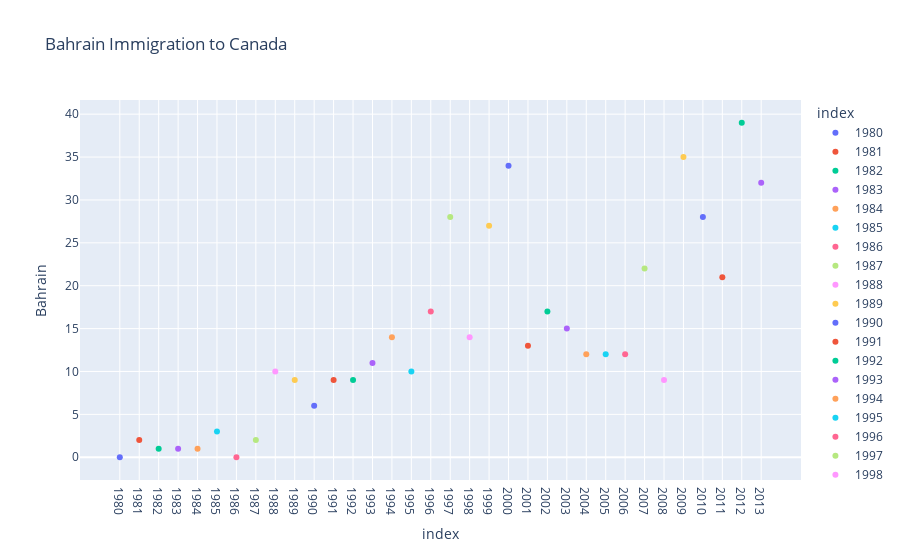

Here is the notebook cell this chart was saved with:
### Code cell
BahrainData=df.loc['Bahrain',years].reset_index()
px.scatter(BahrainData, x='index', y='Bahrain',title='Bahrain Immigration to Canada',color='index')

### Figure 1 — Plotly figure (JSON) as saved in the notebook; plotly's stock layout.template omitted (floating-point values rounded to 4 significant figures)
{"data": [{"hovertemplate": "index=%{x}<br>Bahrain=%{y}<extra></extra>", "legendgroup": "1980", "marker": {"color": "#636efa", "symbol": "circle"}, "mode": "markers", "name": "1980", "orientation": "v", "showlegend": true, "type": "scatter", "x": ["1980"], "xaxis": "x", "y": [0], "yaxis": "y"}, {"hovertemplate": "index=%{x}<br>Bahrain=%{y}<extra></extra>", "legendgroup": "1981", "marker": {"color": "#EF553B", "symbol": "circle"}, "mode": "markers", "name": "1981", "orientation": "v", "showlegend": true, "type": "scatter", "x": ["1981"], "xaxis": "x", "y": [2], "yaxis": "y"}, {"hovertemplate": "index=%{x}<br>Bahrain=%{y}<extra></extra>", "legendgroup": "1982", "marker": {"color": "#00cc96", "symbol": "circle"}, "mode": "markers", "name": "1982", "orientation": "v", "showlegend": true, "type": "scatter", "x": ["1982"], "xaxis": "x", "y": [1], "yaxis": "y"}, {"hovertemplate": "index=%{x}<br>Bahrain=%{y}<extra></extra>", "legendgroup": "1983", "marker": {"color": "#ab63fa", "symbol": "circle"}, "mode": "markers", "name": "1983", "orientation": "v", "showlegend": true, "type": "scatter", "x": ["1983"], "xaxis": "x", "y": [1], "yaxis": "y"}, {"hovertemplate": "index=%{x}<br>Bahrain=%{y}<extra></extra>", "legendgroup": "1984", "marker": {"color": "#FFA15A", "symbol": "circle"}, "mode": "markers", "name": "1984", "orientation": "v", "showlegend": true, "type": "scatter", "x": ["1984"], "xaxis": "x", "y": [1], "yaxis": "y"}, {"hovertemplate": "index=%{x}<br>Bahrain=%{y}<extra></extra>", "legendgroup": "1985", "marker": {"color": "#19d3f3", "symbol": "circle"}, "mode": "markers", "name": "1985", "orientation": "v", "showlegend": true, "type": "scatter", "x": ["1985"], "xaxis": "x", "y": [3], "yaxis": "y"}, {"hovertemplate": "index=%{x}<br>Bahrain=%{y}<extra></extra>", "legendgroup": "1986", "marker": {"color": "#FF6692", "symbol": "circle"}, "mode": "markers", "name": "1986", "orientation": "v", "showlegend": true, "type": "scatter", "x": ["1986"], "xaxis": "x", "y": [0], "yaxis": "y"}, {"hovertemplate": "index=%{x}<br>Bahrain=%{y}<extra></extra>", "legendgroup": "1987", "marker": {"color": "#B6E880", "symbol": "circle"}, "mode": "markers", "name": "1987", "orientation": "v", "showlegend": true, "type": "scatter", "x": ["1987"], "xaxis": "x", "y": [2], "yaxis": "y"}, {"hovertemplate": "index=%{x}<br>Bahrain=%{y}<extra></extra>", "legendgroup": "1988", "marker": {"color": "#FF97FF", "symbol": "circle"}, "mode": "markers", "name": "1988", "orientation": "v", "showlegend": true, "type": "scatter", "x": ["1988"], "xaxis": "x", "y": [10], "yaxis": "y"}, {"hovertemplate": "index=%{x}<br>Bahrain=%{y}<extra></extra>", "legendgroup": "1989", "marker": {"color": "#FECB52", "symbol": "circle"}, "mode": "markers", "name": "1989", "orientation": "v", "showlegend": true, "type": "scatter", "x": ["1989"], "xaxis": "x", "y": [9], "yaxis": "y"}, {"hovertemplate": "index=%{x}<br>Bahrain=%{y}<extra></extra>", "legendgroup": "1990", "marker": {"color": "#636efa", "symbol": "circle"}, "mode": "markers", "name": "1990", "orientation": "v", "showlegend": true, "type": "scatter", "x": ["1990"], "xaxis": "x", "y": [6], "yaxis": "y"}, {"hovertemplate": "index=%{x}<br>Bahrain=%{y}<extra></extra>", "legendgroup": "1991", "marker": {"color": "#EF553B", "symbol": "circle"}, "mode": "markers", "name": "1991", "orientation": "v", "showlegend": true, "type": "scatter", "x": ["1991"], "xaxis": "x", "y": [9], "yaxis": "y"}, {"hovertemplate": "index=%{x}<br>Bahrain=%{y}<extra></extra>", "legendgroup": "1992", "marker": {"color": "#00cc96", "symbol": "circle"}, "mode": "markers", "name": "1992", "orientation": "v", "showlegend": true, "type": "scatter", "x": ["1992"], "xaxis": "x", "y": [9], "yaxis": "y"}, {"hovertemplate": "index=%{x}<br>Bahrain=%{y}<extra></extra>", "legendgroup": "1993", "marker": {"color": "#ab63fa", "symbol": "circle"}, "mode": "markers", "name": "1993", "orientation": "v", "showlegend": true, "type": "scatter", "x": ["1993"], "xaxis": "x", "y": [11], "yaxis": "y"}, {"hovertemplate": "index=%{x}<br>Bahrain=%{y}<extra></extra>", "legendgroup": "1994", "marker": {"color": "#FFA15A", "symbol": "circle"}, "mode": "markers", "name": "1994", "orientation": "v", "showlegend": true, "type": "scatter", "x": ["1994"], "xaxis": "x", "y": [14], "yaxis": "y"}, {"hovertemplate": "index=%{x}<br>Bahrain=%{y}<extra></extra>", "legendgroup": "1995", "marker": {"color": "#19d3f3", "symbol": "circle"}, "mode": "markers", "name": "1995", "orientation": "v", "showlegend": true, "type": "scatter", "x": ["1995"], "xaxis": "x", "y": [10], "yaxis": "y"}, {"hovertemplate": "index=%{x}<br>Bahrain=%{y}<extra></extra>", "legendgroup": "1996", "marker": {"color": "#FF6692", "symbol": "circle"}, "mode": "markers", "name": "1996", "orientation": "v", "showlegend": true, "type": "scatter", "x": ["1996"], "xaxis": "x", "y": [17], "yaxis": "y"}, {"hovertemplate": "index=%{x}<br>Bahrain=%{y}<extra></extra>", "legendgroup": "1997", "marker": {"color": "#B6E880", "symbol": "circle"}, "mode": "markers", "name": "1997", "orientation": "v", "showlegend": true, "type": "scatter", "x": ["1997"], "xaxis": "x", "y": [28], "yaxis": "y"}, {"hovertemplate": "index=%{x}<br>Bahrain=%{y}<extra></extra>", "legendgroup": "1998", "marker": {"color": "#FF97FF", "symbol": "circle"}, "mode": "markers", "name": "1998", "orientation": "v", "showlegend": true, "type": "scatter", "x": ["1998"], "xaxis": "x", "y": [14], "yaxis": "y"}, {"hovertemplate": "index=%{x}<br>Bahrain=%{y}<extra></extra>", "legendgroup": "1999", "marker": {"color": "#FECB52", "symbol": "circle"}, "mode": "markers", "name": "1999", "orientation": "v", "showlegend": true, "type": "scatter", "x": ["1999"], "xaxis": "x", "y": [27], "yaxis": "y"}, {"hovertemplate": "index=%{x}<br>Bahrain=%{y}<extra></extra>", "legendgroup": "2000", "marker": {"color": "#636efa", "symbol": "circle"}, "mode": "markers", "name": "2000", "orientation": "v", "showlegend": true, "type": "scatter", "x": ["2000"], "xaxis": "x", "y": [34], "yaxis": "y"}, {"hovertemplate": "index=%{x}<br>Bahrain=%{y}<extra></extra>", "legendgroup": "2001", "marker": {"color": "#EF553B", "symbol": "circle"}, "mode": "markers", "name": "2001", "orientation": "v", "showlegend": true, "type": "scatter", "x": ["2001"], "xaxis": "x", "y": [13], "yaxis": "y"}, {"hovertemplate": "index=%{x}<br>Bahrain=%{y}<extra></extra>", "legendgroup": "2002", "marker": {"color": "#00cc96", "symbol": "circle"}, "mode": "markers", "name": "2002", "orientation": "v", "showlegend": true, "type": "scatter", "x": ["2002"], "xaxis": "x", "y": [17], "yaxis": "y"}, {"hovertemplate": "index=%{x}<br>Bahrain=%{y}<extra></extra>", "legendgroup": "2003", "marker": {"color": "#ab63fa", "symbol": "circle"}, "mode": "markers", "name": "2003", "orientation": "v", "showlegend": true, "type": "scatter", "x": ["2003"], "xaxis": "x", "y": [15], "yaxis": "y"}, {"hovertemplate": "index=%{x}<br>Bahrain=%{y}<extra></extra>", "legendgroup": "2004", "marker": {"color": "#FFA15A", "symbol": "circle"}, "mode": "markers", "name": "2004", "orientation": "v", "showlegend": true, "type": "scatter", "x": ["2004"], "xaxis": "x", "y": [12], "yaxis": "y"}, {"hovertemplate": "index=%{x}<br>Bahrain=%{y}<extra></extra>", "legendgroup": "2005", "marker": {"color": "#19d3f3", "symbol": "circle"}, "mode": "markers", "name": "2005", "orientation": "v", "showlegend": true, "type": "scatter", "x": ["2005"], "xaxis": "x", "y": [12], "yaxis": "y"}, {"hovertemplate": "index=%{x}<br>Bahrain=%{y}<extra></extra>", "legendgroup": "2006", "marker": {"color": "#FF6692", "symbol": "circle"}, "mode": "markers", "name": "2006", "orientation": "v", "showlegend": true, "type": "scatter", "x": ["2006"], "xaxis": "x", "y": [12], "yaxis": "y"}, {"hovertemplate": "index=%{x}<br>Bahrain=%{y}<extra></extra>", "legendgroup": "2007", "marker": {"color": "#B6E880", "symbol": "circle"}, "mode": "markers", "name": "2007", "orientation": "v", "showlegend": true, "type": "scatter", "x": ["2007"], "xaxis": "x", "y": [22], "yaxis": "y"}, {"hovertemplate": "index=%{x}<br>Bahrain=%{y}<extra></extra>", "legendgroup": "2008", "marker": {"color": "#FF97FF", "symbol": "circle"}, "mode": "markers", "name": "2008", "orientation": "v", "showlegend": true, "type": "scatter", "x": ["2008"], "xaxis": "x", "y": [9], "yaxis": "y"}, {"hovertemplate": "index=%{x}<br>Bahrain=%{y}<extra></extra>", "legendgroup": "2009", "marker": {"color": "#FECB52", "symbol": "circle"}, "mode": "markers", "name": "2009", "orientation": "v", "showlegend": true, "type": "scatter", "x": ["2009"], "xaxis": "x", "y": [35], "yaxis": "y"}, {"hovertemplate": "index=%{x}<br>Bahrain=%{y}<extra></extra>", "legendgroup": "2010", "marker": {"color": "#636efa", "symbol": "circle"}, "mode": "markers", "name": "2010", "orientation": "v", "showlegend": true, "type": "scatter", "x": ["2010"], "xaxis": "x", "y": [28], "yaxis": "y"}, {"hovertemplate": "index=%{x}<br>Bahrain=%{y}<extra></extra>", "legendgroup": "2011", "marker": {"color": "#EF553B", "symbol": "circle"}, "mode": "markers", "name": "2011", "orientation": "v", "showlegend": true, "type": "scatter", "x": ["2011"], "xaxis": "x", "y": [21], "yaxis": "y"}, {"hovertemplate": "index=%{x}<br>Bahrain=%{y}<extra></extra>", "legendgroup": "2012", "marker": {"color": "#00cc96", "symbol": "circle"}, "mode": "markers", "name": "2012", "orientation": "v", "showlegend": true, "type": "scatter", "x": ["2012"], "xaxis": "x", "y": [39], "yaxis": "y"}, {"hovertemplate": "index=%{x}<br>Bahrain=%{y}<extra></extra>", "legendgroup": "2013", "marker": {"color": "#ab63fa", "symbol": "circle"}, "mode": "markers", "name": "2013", "orientation": "v", "showlegend": true, "type": "scatter", "x": ["2013"], "xaxis": "x", "y": [32], "yaxis": "y"}], "layout": {"legend": {"title": {"text": "index"}, "tracegroupgap": 0}, "title": {"text": "Bahrain Immigration to Canada"}, "xaxis": {"anchor": "y", "categoryarray": ["1980", "1981", "1982", "1983", "1984", "1985", "1986", "1987", "1988", "1989", "1990", "1991", "1992", "1993", "1994", "1995", "1996", "1997", "1998", "1999", "2000", "2001", "2002", "2003", "2004", "2005", "2006", "2007", "2008", "2009", "2010", "2011", "2012", "2013"], "categoryorder": "array", "domain": [0, 1], "title": {"text": "index"}}, "yaxis": {"anchor": "x", "domain": [0, 1], "title": {"text": "Bahrain"}}}}
